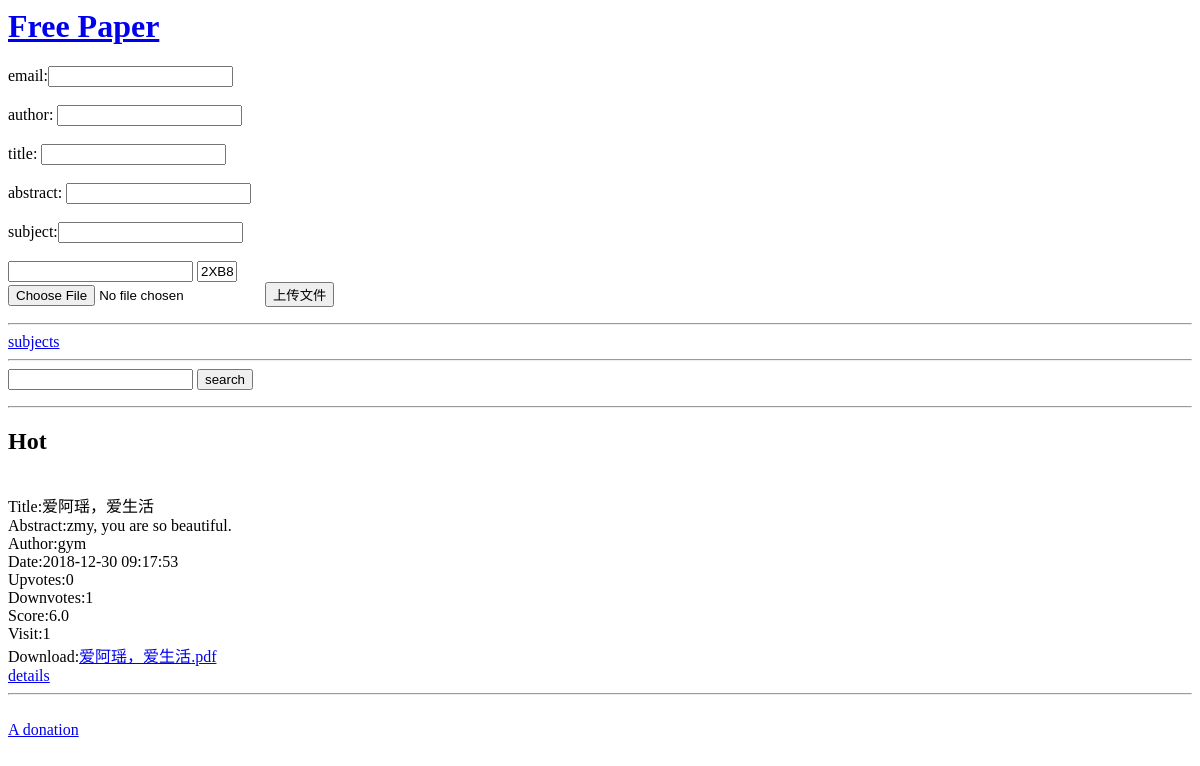
Before: / with the older database file.
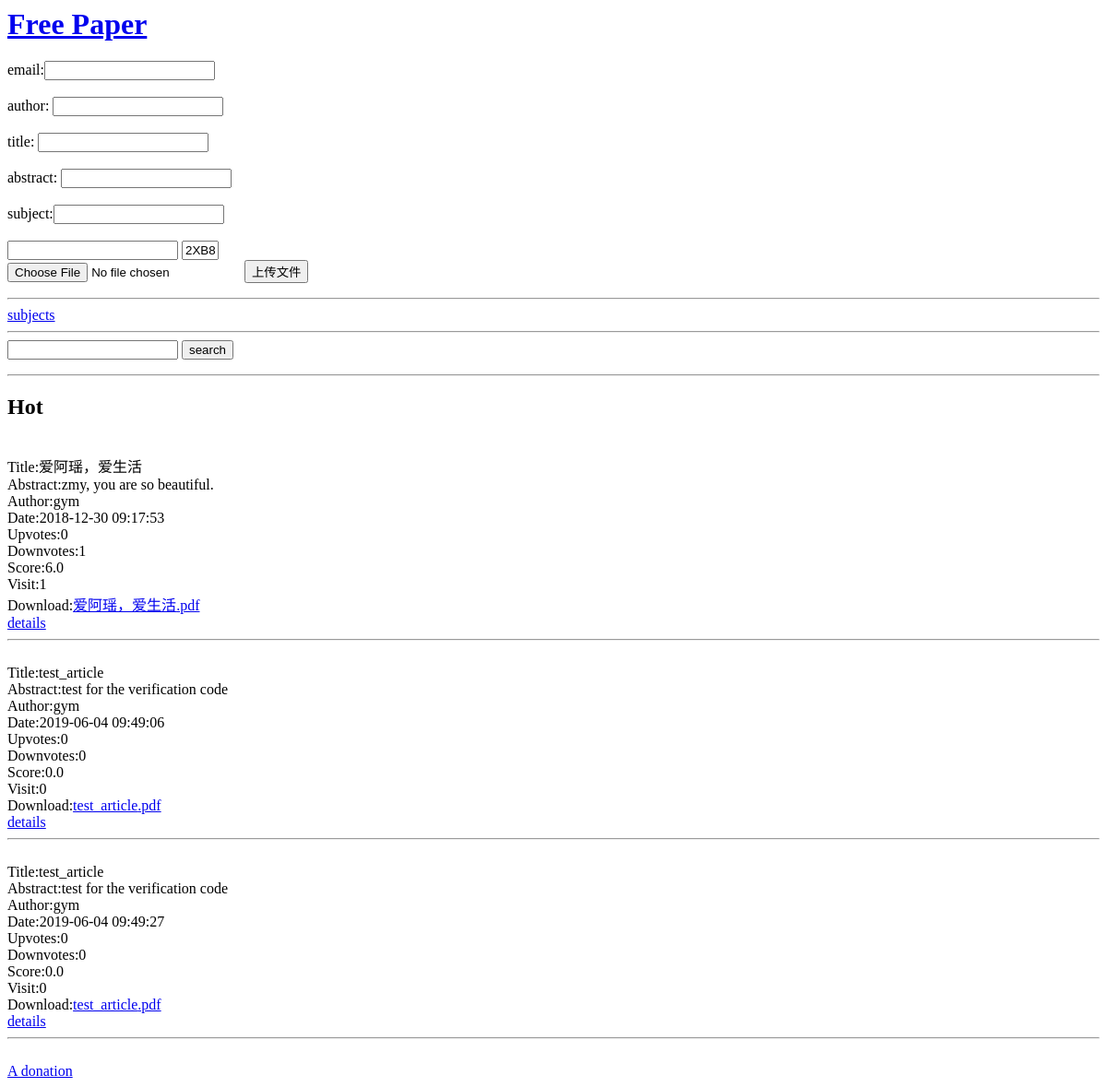
After: the same page with the newer database file.
### tables this page shows
CREATE TABLE "paper" (
	`id`	INTEGER PRIMARY KEY AUTOINCREMENT,
	`pid`	TEXT,
	`email`	TEXT,
	`title`	NUMERIC,
	`abstract`	TEXT,
	`author`	TEXT,
	`date`	TEXT,
	`upvotes`	INTEGER,
	`downvotes`	INTEGER,
	`score`	REAL,
	`show`	INTEGER,
	`visit`	INTEGER,
	`authorid`	INTEGER
);

### freepaper.py (the view)
@app.route('/')
def method_name():
    hot_paper = db.get_hot_paper()
    return render_template('homepage.html',articles=hot_paper)

### model.py (called while the page is built)
    def changeto_paper(self,lst):
        l = len(lst)
        article_lst=[]
        for i in range(l):
            article = Article(lst[i][0],lst[i][1],lst[i][2],lst[i][3],lst[i][4],lst[i][5],lst[i][6],lst[i][7],lst[i][8],lst[i][9],lst[i][10],lst[i][11],lst[i][12])
            article_lst.append(article)
        return article_lst

    def get_hot_paper(self):
        lst = cursor.execute("SELECT * FROM paper where  show = 1 order by score DESC limit 20").fetchall()
        lst = self.changeto_paper(lst)
        return lst

### templates/homepage.html (shortened to what this page needs)
<head>
</head>
<body onload="createCode()">
    <a href="/"><h1>Free Paper</h1></a>
    <form action="/upload" method="post" enctype="multipart/form-data">
    email:<input type="email" name="email" id="email"><br><br>
    author: <input type="text" name="author" id="author"><br><br>
    title: <input type="text" name="title" id="title"><br><br>
    abstract: <input type="text" name="abstract" id="abstract"><br><br>
    subject:<input type="text" name="subject" id="subject"><br><br>
    <input type="text" id="Verificationcode" /> <input type="text" onclick="createCode()" readonly="readonly" id="checkCode" class="unchanged" style="width: 40px" /><br />
    <input type="file" accept="application/pdf" name="file" onchange="fileChange(this)"/>
    <input type="submit" value="上传文件" onclick="return validate()"/>
    </form>
    <hr>
    <a href="/subject">subjects</a>
    <hr>
    <form action="/search" method="POST">
        <input type="text" name="content">
        <input type="submit" value="search">
    </form>
    <hr>
    <h2>Hot</h2>
    {%for article in articles%}<br>
    Title:{{article.title}}<br>
    Abstract:{{article.abstract}}<br>
    Author:{{article.author}}<br>
    Date:{{article.date}}<br>
    Upvotes:{{article.upvotes}} <br>
    Downvotes:{{article.downvotes}} <br>
    Score:{{article.score}}<br>
    Visit:{{article.visit}}<br>
    Download:<a href="/download/{{article.pid}}">{{article.title}}.pdf</a><br>
    <a href="/articles/{{article.id}}">details</a>
    <hr>
    {%endfor%}<br>
    <a href="/donate">A donation</a>
</body>

Changed rows visible on the page:
added paper: title "test_article", abstract "test for the verification code", author "gym", date "2019-06-04 09:49:06", upvotes "0", downvotes "0", score "0.0", visit "0"
added paper: title "test_article", abstract "test for the verification code", author "gym", date "2019-06-04 09:49:27", upvotes "0", downvotes "0", score "0.0", visit "0"
